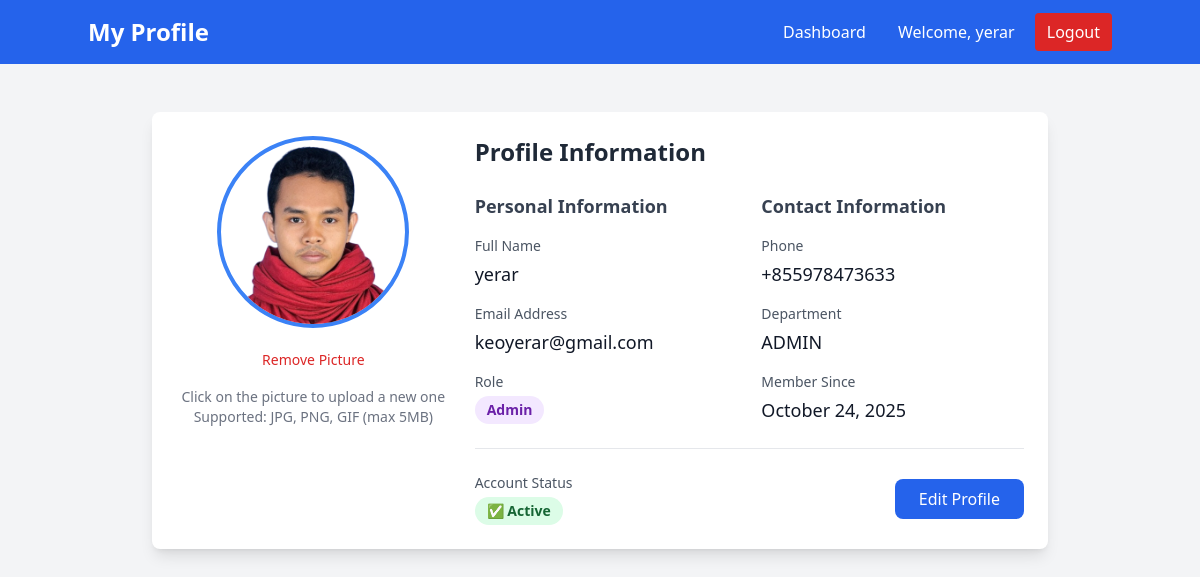
Page /profile (signed in) on the committed database.
### models.py (models this page shows)
class User(Base):
    __tablename__ = "users"
    id = Column(Integer, primary_key=True, index=True)
    email = Column(String(255), unique=True, index=True, nullable=False)
    hashed_password = Column(String(255), nullable=False)
    full_name = Column(String(255), nullable=False)
    role = Column(Enum(UserRole), nullable=False, default=UserRole.STUDENT)
    phone = Column(String(20))
    department = Column(String(255))
    profile_picture = Column(String(500), default="default_avatar.png")
    created_at = Column(DateTime(timezone=True), server_default=func.now())
    is_active = Column(Boolean, default=True)
    created_internships = relationship("Internship", back_populates="creator")
    applications = relationship("InternshipApplication", back_populates="student")
    assigned_tasks = relationship("Task", foreign_keys="Task.student_id", back_populates="student")
    assigned_by_tasks = relationship("Task", foreign_keys="Task.assigned_by", back_populates="assigner")
    student_feedback = relationship("Feedback", foreign_keys="Feedback.student_id", back_populates="student")
    mentor_feedback = relationship("Feedback", foreign_keys="Feedback.mentor_id", back_populates="mentor")
    given_feedbacks = relationship("MentorFeedback", foreign_keys="MentorFeedback.mentor_id", back_populates="mentor")
    received_feedbacks = relationship("MentorFeedback", foreign_keys="MentorFeedback.student_id", back_populates="student")
    given_evaluations = relationship("Evaluation", foreign_keys="Evaluation.admin_id", back_populates="admin")
    received_evaluations = relationship("Evaluation", foreign_keys="Evaluation.student_id", back_populates="student")

### app.py (the view)
@app.get("/profile", response_class=HTMLResponse)
async def profile_page(request: Request, db: Session = Depends(get_db)):
    try:
        user = await get_current_user_from_cookie(request, db)
        return templates.TemplateResponse("profile.html", {
            "request": request,
            "user": user
        })
    except Exception as e:
        print(f"Profile page error: {e}")
        return RedirectResponse("/login")

### templates/profile.html (shortened to what this page needs)
<!DOCTYPE html>
<html>
<head>
    <script src="https://cdn.tailwindcss.com"></script>
</head>
<body class="bg-gray-100">
    <nav class="bg-blue-600 text-white p-4">
        <div class="container mx-auto flex justify-between items-center">
            <h1 class="text-2xl font-bold">My Profile</h1>
            <div class="space-x-4">
                <a href="/dashboard" class="hover:bg-blue-700 px-3 py-2 rounded">Dashboard</a>
                <span>Welcome, {{ user.full_name }}</span>
                <a href="/logout" class="bg-red-600 hover:bg-red-700 px-3 py-2 rounded">Logout</a>
            </div>
        </div>
    </nav>
    <div class="container mx-auto mt-8 p-4">
        <div class="max-w-4xl mx-auto">
            <div class="bg-white rounded-lg shadow-lg p-6 mb-6">
                <div class="flex flex-col md:flex-row gap-6">
                    <div class="md:w-1/3 text-center">
                        <div class="relative inline-block">
                        </div>
                        <button onclick="removeProfilePicture()"
                                class="mt-4 text-red-600 hover:text-red-800 text-sm">
                            Remove Picture
                        </button>
                        <div class="mt-4 text-sm text-gray-500">
                            <p>Click on the picture to upload a new one</p>
                            <p>Supported: JPG, PNG, GIF (max 5MB)</p>
                        </div>
                    </div>
                    <div class="md:w-2/3">
                        <h2 class="text-2xl font-bold mb-6 text-gray-800">Profile Information</h2>
                        <div class="grid grid-cols-1 md:grid-cols-2 gap-6">
                            <div>
                                <h3 class="text-lg font-semibold mb-4 text-gray-700">Personal Information</h3>
                                <div class="space-y-4">
                                    <div>
                                        <label class="block text-sm font-medium text-gray-600">Full Name</label>
                                        <p class="mt-1 text-lg text-gray-900">{{ user.full_name }}</p>
                                    </div>
                                    <div>
                                        <label class="block text-sm font-medium text-gray-600">Email Address</label>
                                        <p class="mt-1 text-lg text-gray-900">{{ user.email }}</p>
                                    </div>
                                    <div>
                                        <label class="block text-sm font-medium text-gray-600">Role</label>
                                        <span class="mt-1 inline-block px-3 py-1 text-sm font-semibold rounded-full
                                            {% if user.role == 'admin' %}bg-purple-100 text-purple-800
                                            {% elif user.role == 'mentor' %}bg-blue-100 text-blue-800
                                            {% else %}bg-green-100 text-green-800{% endif %}">
                                            {{ user.role|title }}
                                        </span>
                                    </div>
                                </div>
                            </div>
                            <div>
                                <h3 class="text-lg font-semibold mb-4 text-gray-700">Contact Information</h3>
                                <div class="space-y-4">
                                    <div>
                                        <label class="block text-sm font-medium text-gray-600">Phone</label>
                                        <p class="mt-1 text-lg text-gray-900">
                                            {% if user.phone %}
                                                {{ user.phone }}
                                            {% else %}
                                                <span class="text-gray-400">Not provided</span>
                                            {% endif %}
                                        </p>
                                    </div>
                                    <div>
                                        <label class="block text-sm font-medium text-gray-600">Department</label>
                                        <p class="mt-1 text-lg text-gray-900">
                                            {% if user.department %}
                                                {{ user.department }}
                                            {% else %}
                                                <span class="text-gray-400">Not provided</span>
                                            {% endif %}
                                        </p>
                                    </div>
                                    <div>
                                        <label class="block text-sm font-medium text-gray-600">Member Since</label>
                                        <p class="mt-1 text-lg text-gray-900">
                                            {{ user.created_at.strftime('%B %d, %Y') }}
                                        </p>
                                    </div>
                                </div>
                            </div>
                        </div>
                        <div class="mt-6 pt-6 border-t border-gray-200">
                            <div class="flex items-center justify-between">
                                <div>
                                    <label class="block text-sm font-medium text-gray-600">Account Status</label>
                                    <span class="mt-1 inline-flex items-center px-3 py-1 rounded-full text-sm font-semibold
                                        {% if user.is_active %}bg-green-100 text-green-800
                                        {% else %}bg-red-100 text-red-800{% endif %}">
                                        {% if user.is_active %}
                                            ✅ Active
                                        {% else %}
                                            ❌ Inactive
                                        {% endif %}
                                    </span>
                                </div>
                                <button onclick="editProfile()"
                                        class="bg-blue-600 text-white px-6 py-2 rounded-lg hover:bg-blue-700 transition">
                                    Edit Profile
                                </button>
                            </div>
                        </div>
                    </div>
                </div>
            </div>
        </div>
    </div>
</body>
</html>

### rows in the picture
User: full_name "yerar", email "keoyerar@gmail.com", role "Admin", phone "+855978473633", department "ADMIN", created_at "October 24, 2025"
